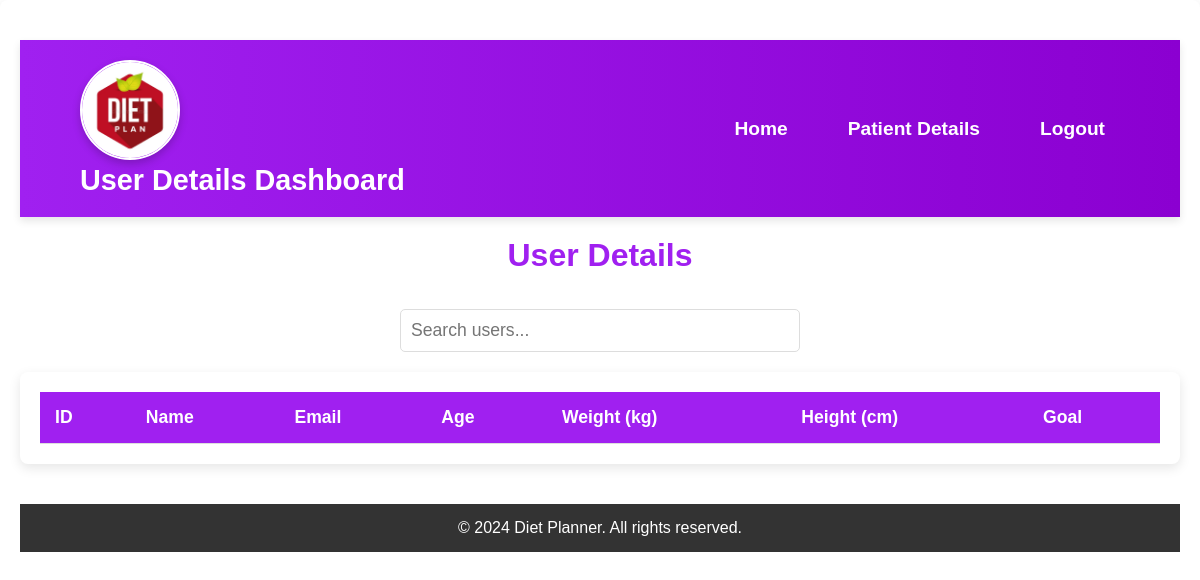
The page /user_details.php (signed in) on the database as committed earlier.
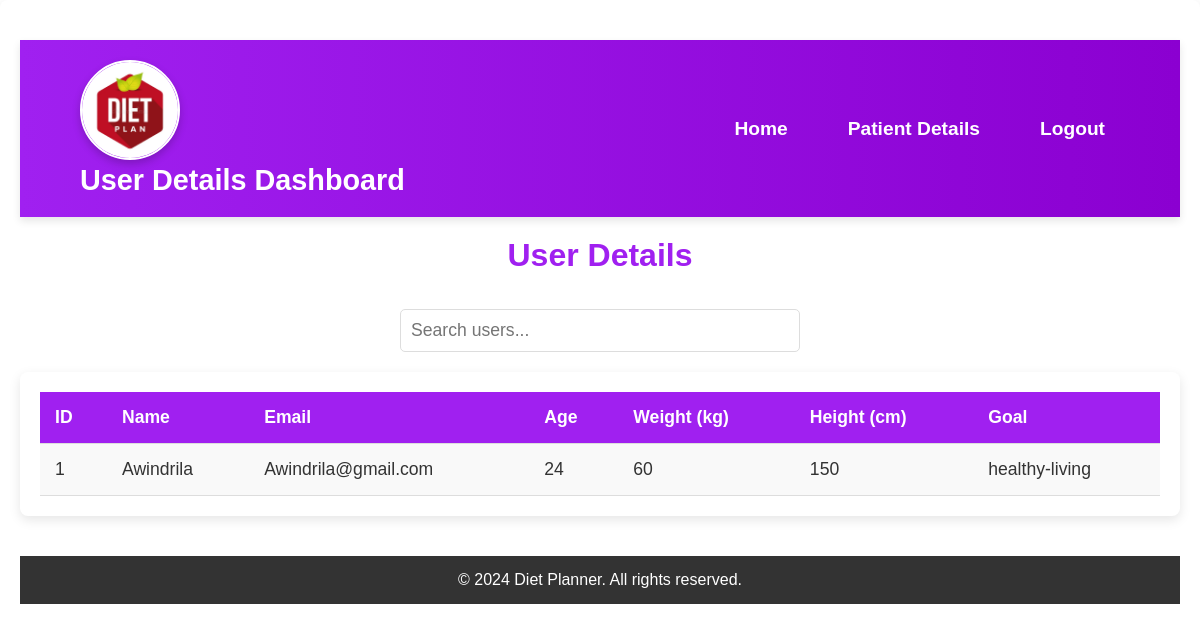
The same page on the database as committed later.
### tables this page shows
CREATE TABLE `user_details` (
  `id` int(11) NOT NULL,
  `user_id` int(11) NOT NULL,
  `age` int(11) NOT NULL,
  `weight` float NOT NULL,
  `height` float NOT NULL,
  `goal` varchar(50) NOT NULL
);

CREATE TABLE `users` (
  `id` int(11) NOT NULL,
  `name` varchar(100) NOT NULL,
  `email` varchar(100) NOT NULL,
  `password` varchar(255) NOT NULL
);

### user_details.php (the view, shortened to what this page needs)
<?php
include 'db_config.php';
$sql = "
    SELECT
        users.id AS user_id,
        users.name AS user_name,
        users.email AS user_email,
        user_details.age,
        user_details.weight,
        user_details.height,
        user_details.goal
    FROM users
    INNER JOIN user_details ON users.id = user_details.user_id
";
$result = $conn->query($sql);
?>
<!DOCTYPE html>
<html lang="en">
<head>
    <link rel="stylesheet" href="styles.css">
</head>
<body class="dashboard">
    <nav class="navbar">
        <div class="logo">
            <img src="logo.png" alt="Diet Planner Logo">
            <h1 class="dashboard-header">User Details Dashboard</h1>
        </div>
        <ul class="nav-links">
            <li><a href="nutritionist_dashboard.php">Home</a></li>
            <li><a href="user_details.php">Patient Details</a></li>
            <li><a href="logout.php">Logout</a></li>
        </ul>
    </nav>
    <section class="messages-table-section">
        <h2>User Details</h2>
        <header class="search-header">
            <input type="text" id="search-bar" placeholder="Search users..." onkeyup="filterTable()">
        </header>
        <div class="table-container">
            <table>
                <thead>
                    <tr>
                        <th>ID</th>
                        <th>Name</th>
                        <th>Email</th>
                        <th>Age</th>
                        <th>Weight (kg)</th>
                        <th>Height (cm)</th>
                        <th>Goal</th>
                    </tr>
                </thead>
                <tbody id="details-table">
                    <?php while ($row = $result->fetch_assoc()) : ?>
                    <tr>
                        <td><?php echo htmlspecialchars($row['user_id']); ?></td>
                        <td><?php echo htmlspecialchars($row['user_name']); ?></td>
                        <td><?php echo htmlspecialchars($row['user_email']); ?></td>
                        <td><?php echo htmlspecialchars($row['age']); ?></td>
                        <td><?php echo htmlspecialchars($row['weight']); ?></td>
                        <td><?php echo htmlspecialchars($row['height']); ?></td>
                        <td><?php echo htmlspecialchars($row['goal']); ?></td>
                    </tr>
                    <?php endwhile; ?>
                </tbody>
            </table>
        </div>
    </section>
    <footer class="footer">
        <p>© 2024 Diet Planner. All rights reserved.</p>
    </footer>
</body>
</html>

### styles.css (style rules this page uses)
* { margin: 0; padding: 0; box-sizing: border-box; }
body { font-family: Arial, sans-serif; color: #333; }
.footer { background-color: #333; color: #ffffff; text-align: center; padding: 20px; }
.navbar { display: flex; justify-content: space-between; align-items: center; background: linear-gradient(90deg, #A020F0, #8B00D1); padding: 20px 60px; box-shadow: 0 4px 8px rgba(0, 0, 0, 0.1); position: sticky; top: 0; z-index: 1000; }
.logo img { width: 100px; height: 100px; border-radius: 50%; object-fit: cover; border: 2px solid #ffffff; box-shadow: 0 4px 8px rgba(0, 0, 0, 0.2); }
.nav-links { list-style: none; display: flex; gap: 30px; margin: 0; }
.nav-links li { display: inline; }
.nav-links a { color: #ffffff; text-decoration: none; font-size: 1.2em; font-weight: bold; padding: 10px 15px; border-radius: 5px; transition: all 0.3s ease; }
.dashboard-header { color: white; font-size: 1.8em; font-weight: bold; }
.table-container { padding: 40px 20px; background-color: #ffffff; border-radius: 8px; box-shadow: 0 4px 12px rgba(0, 0, 0, 0.1); margin-bottom: 40px; }
.table-container { background-color: #ffffff; border-radius: 8px; box-shadow: 0 4px 12px rgba(0, 0, 0, 0.1); padding: 20px; }
table { width: 100%; border-collapse: collapse; }
th, td { padding: 15px; text-align: left; font-size: 1.1em; border-bottom: 2px solid #f1f1f1; }
th { background-color: #A020F0; color: white; }
#search-bar { padding: 10px; font-size: 1em; border: 1px solid #ddd; border-radius: 5px; width: 100%; max-width: 350px; }
.search-header { display: flex; justify-content: center; margin: 20px 0; margin-top: 35px; }
.dashboard { padding: 40px 20px; background-color: #ffffff; border-radius: 8px; box-shadow: 0 4px 12px rgba(0, 0, 0, 0.1); margin-bottom: 40px; }
.dashboard .table-container { background-color: #ffffff; border-radius: 8px; box-shadow: 0 4px 12px rgba(0, 0, 0, 0.1); padding: 20px; }
.dashboard table { width: 100%; border-collapse: collapse; }
.dashboard th, .dashboard td { padding: 15px; text-align: left; font-size: 1.1em; border-bottom: 1px solid #ddd; }
.dashboard th { background-color: #A020F0; color: white; }
.dashboard td { background-color: #f9f9f9; }
.dashboard .messages-table-section h2 { font-size: 2em; text-align: center; color: #A020F0; margin-top: 20px; margin-bottom: 20px; }
.dashboard .search-header { margin-bottom: 20px; text-align: center; }
.dashboard #search-bar { padding: 10px; font-size: 1.1em; border-radius: 5px; border: 1px solid #ddd; width: 80%; max-width: 400px; margin: 0 auto; display: block; }
.dashboard .footer { background-color: #333; color: white; text-align: center; padding: 15px; }

Rows that differ between the two databases and show on the page:
added user_details: user "1", user.name "Awindrila", user.email "Awindrila@gmail.com", age "24", weight "60", height "150", goal "healthy-living"
